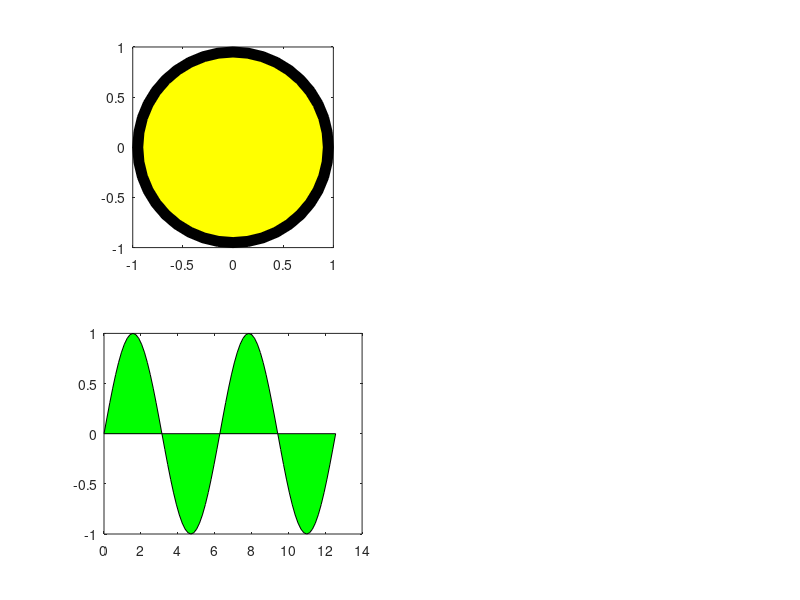

Write MATLAB code to recreate this figure.
subplot(2,2,1)
t = 0:pi/20:2*pi;
fill(cos(t),sin(t),'k', ...
     0.9*cos(t),0.9*sin(t),'y'), ...
     axis square
subplot(2,2,3)
t = 0:pi/20:4*pi;
fill(t,sin(t),'g')
